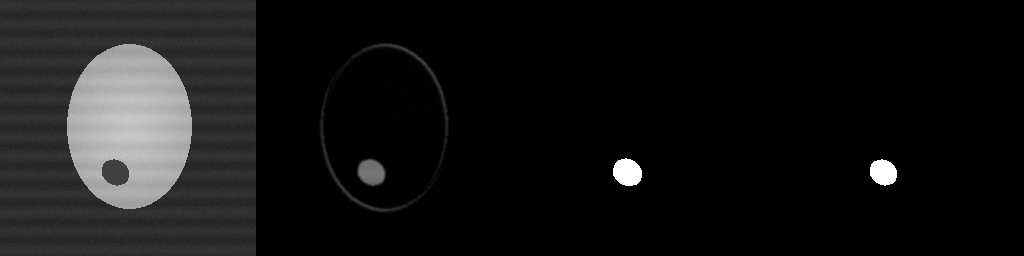
#> input picture assets/example_contamination.png, 1024 x 256 px
$ python -i 01_traditional_opencv.py   (imports and definitions only)
#> lines starting #> are read from the running program, lines starting #| are printed output that depends on the picture; after the words box and inside, x2 and y2 are one past the last pixel; in counts of white or black regions, pixels touching at a corner belong together
#> further down, picture is the input picture: shape (256, 1024, 3); min 0, max 255, mean 20.9
"""
01 - 传统 OpenCV 流程：工业表面缺陷检测（MVTec AD 数据集 / 合成数据集）

两种方法对比（这是面试能讲的核心）：
    method=adaptive  前景内局部自适应阈值
        不依赖良品模板，直接找偏离局部背景的暗区/亮区。
        优点：不需要建模板，单张图即可检测。
        缺点：物体本身的纹理、渐变会被当成异常 → 误检率高。

    method=diff      模板差分法（工业现场主流做法）
        用 train/good 建立良品均值模板，待测图与模板逐像素求差，
        差值超阈值的区域判为缺陷。
        前提：相机与光源固定、工件由夹具定位（位置抖动要小）。
        优点：对真实缺陷敏感，误检率低。
        缺点：对定位误差敏感，需要稳定的上料机构。

流程（两种方法共用）：
    灰度化 -> 高斯/中值滤波 -> [分割] -> 形态学开闭运算 -> Blob 连通域过滤 -> 判定

输出：
    - 像素级：IoU / Precision / Recall
    - 图像级：误检率(好件判成坏件) / 漏检率(坏件判成好件)
    - 可视化结果图保存到 outputs/01_traditional/

用法：
    python 01_traditional_opencv.py --data data/mvtec_ad_demo --category bottle --method diff
    python 01_traditional_opencv.py --data data/mvtec_ad_demo --category bottle --method adaptive
    python 01_traditional_opencv.py --data data/mvtec_anomaly_detection --category bottle --method diff
"""

import argparse
import json
import os
import glob
import numpy as np
import cv2


# ---------------------------------------------------------------- 预处理
def preprocess(img, blur_type="gaussian", ksize=5):
    """图像预处理。返回每一步中间结果，便于可视化与面试讲解。"""
#> called with blur_type = 'gaussian', ksize = 5
    # 1) 灰度化：三通道转单通道，计算量降到 1/3
    gray = cv2.cvtColor(img, cv2.COLOR_BGR2GRAY)

    # 2) 滤波去噪
    #    高斯：保边缘，适合高斯噪声；中值：去椒盐噪声
    if blur_type == "gaussian":
        blur = cv2.GaussianBlur(gray, (ksize, ksize), 0)
    else:
        blur = cv2.medianBlur(gray, ksize)

    # 3) Otsu 阈值分割：自动寻找类间方差最大的阈值，分离目标与背景
    _, otsu = cv2.threshold(blur, 0, 255, cv2.THRESH_BINARY + cv2.THRESH_OTSU)
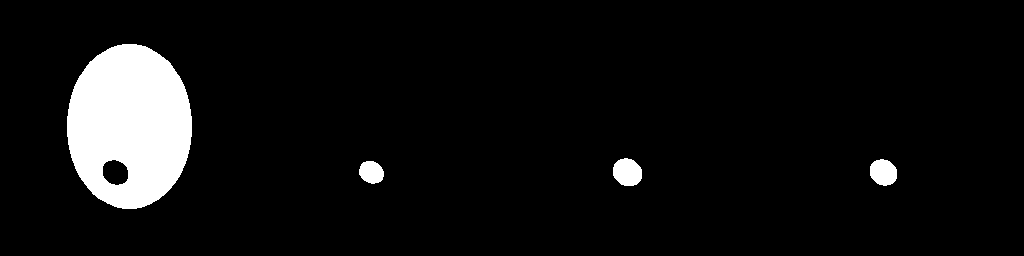
#> otsu: shape (256, 1024); 6.6% white; 4 white regions, box (x1, y1, x2, y2) and area: (67, 44, 192, 209) 15757, (613, 158, 642, 186) 644, (870, 159, 897, 186) 573, (359, 161, 384, 184) 445

    # 4) Canny 边缘提取：双阈值 + 非极大值抑制
    edges = cv2.Canny(blur, 50, 150)
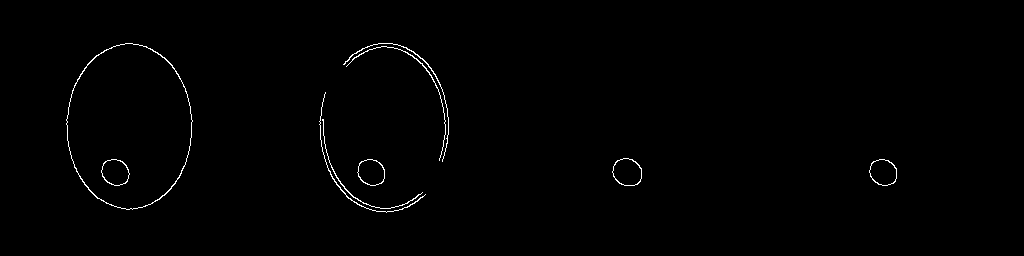
#> edges: shape (256, 1024); 0.67% white in thin lines or dots, all inside (x1, y1, x2, y2) = (66, 43, 897, 213)

    # 5) 形态学：闭运算填小洞，开运算去孤立噪点
    kernel = cv2.getStructuringElement(cv2.MORPH_ELLIPSE, (5, 5))
    closed = cv2.morphologyEx(otsu, cv2.MORPH_CLOSE, kernel)
    cleaned = cv2.morphologyEx(closed, cv2.MORPH_OPEN, kernel)
#> cleaned: shape (256, 1024); 6.6% white; 4 white regions, box (x1, y1, x2, y2) and area: (67, 44, 192, 209) 15756, (613, 158, 642, 186) 642, (870, 159, 897, 186) 573, (359, 161, 384, 184) 444

    return dict(gray=gray, blur=blur, otsu=otsu, edges=edges, cleaned=cleaned)


def blob_analyze(binary, min_area=30):
    """连通域(Blob)分析：按面积过滤噪声，返回 mask 与保留的连通域数量。"""
    num, labels, stats, _ = cv2.connectedComponentsWithStats(binary, connectivity=8)
    mask = np.zeros(binary.shape, dtype=np.uint8)
    kept = 0
    for i in range(1, num):                      # 跳过下标 0（背景）
        if stats[i, cv2.CC_STAT_AREA] >= min_area:
            mask[labels == i] = 255
            kept += 1
    return mask, kept


# ---------------------------------------------------------------- 模板
# [40 lines left out: function build_template, not called in this run]


# ---------------------------------------------------------------- 检测
def detect_adaptive(img, blur_type="gaussian", min_area=30, **kw):
    """方法 A：前景内局部自适应阈值。不需要模板。"""
    stages = preprocess(img, blur_type=blur_type)
#> stages = 5 items
    fg = stages["cleaned"]
    blur = stages["blur"]

    adapt = cv2.adaptiveThreshold(
        blur, 255, cv2.ADAPTIVE_THRESH_MEAN_C, cv2.THRESH_BINARY_INV, 25, 10
    )
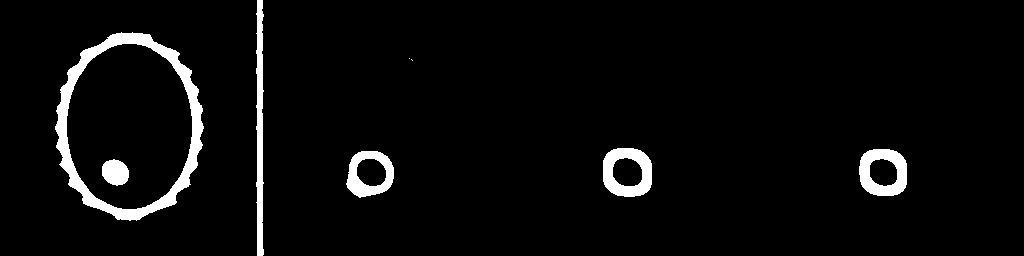
#> adapt: shape (256, 1024); 4.3% white; 8 white regions (2 under 20 px), largest, box (x1, y1, x2, y2) and area: (55, 32, 204, 221) 5155, (256, 0, 264, 256) 1560, (603, 148, 652, 197) 1423, (859, 149, 907, 196) 1363, (346, 151, 394, 198) 1147, (102, 159, 129, 186) 560
    anomaly = cv2.bitwise_and(adapt, adapt, mask=fg)
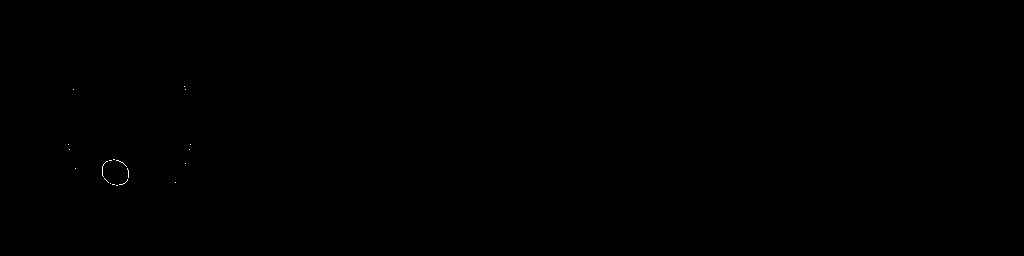
#> anomaly: shape (256, 1024); 0.03% white in thin lines or dots, all inside (x1, y1, x2, y2) = (68, 86, 191, 186)
    anomaly = cv2.morphologyEx(anomaly, cv2.MORPH_OPEN, np.ones((3, 3), np.uint8))
#> anomaly: shape (256, 1024); every value is 0
    anomaly, n_blob = blob_analyze(anomaly, min_area=min_area)
#> in blob_analyze, `num, labels, stats, _ = cv2.connectedComponentsWithStats(binary, conne..`: labels: shape (256, 1024) int32; every value is 0
#> in blob_analyze, `num, labels, stats, _ = cv2.connectedComponentsWithStats(binary, conne..`: num = 1; stats = [[0, 0, 1024, 256, 262144]]
#> after the loop in blob_analyze, `for i in range(1, num):`: kept = 0
#> n_blob = 0
    return anomaly, n_blob, stages


# [203 lines left out: functions detect_diff, pixel_metrics, load_gt_mask, run_category, main, not called in this run]


# [2 lines not run here, left out]

>>> import cv2
>>> picture = cv2.imread('assets/example_contamination.png')
>>> result = detect_adaptive(picture)
